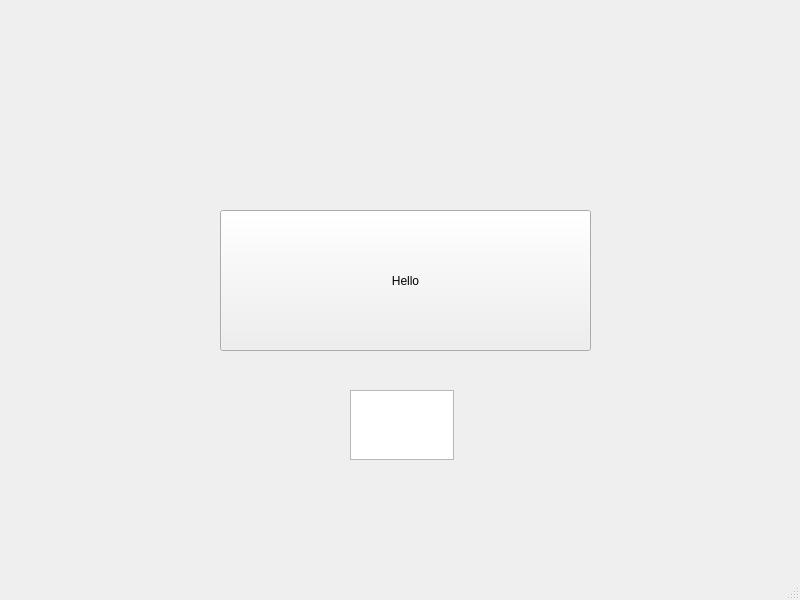
<?xml version="1.0" encoding="UTF-8"?>
<ui version="4.0">
 <class>MainWindow</class>
 <widget class="QMainWindow" name="MainWindow">
  <property name="geometry">
   <rect>
    <x>0</x>
    <y>0</y>
    <width>800</width>
    <height>600</height>
   </rect>
  </property>
  <property name="windowTitle">
   <string>MainWindow</string>
  </property>
  <widget class="QWidget" name="centralwidget">
   <widget class="QPushButton" name="pb">
    <property name="geometry">
     <rect>
      <x>220</x>
      <y>210</y>
      <width>371</width>
      <height>141</height>
     </rect>
    </property>
    <property name="text">
     <string>Hello</string>
    </property>
   </widget>
   <widget class="QPlainTextEdit" name="te">
    <property name="geometry">
     <rect>
      <x>350</x>
      <y>390</y>
      <width>104</width>
      <height>70</height>
     </rect>
    </property>
   </widget>
  </widget>
  <widget class="QMenuBar" name="menubar">
   <property name="geometry">
    <rect>
     <x>0</x>
     <y>0</y>
     <width>800</width>
     <height>22</height>
    </rect>
   </property>
  </widget>
  <widget class="QStatusBar" name="statusbar"/>
 </widget>
 <resources/>
 <connections/>
</ui>
